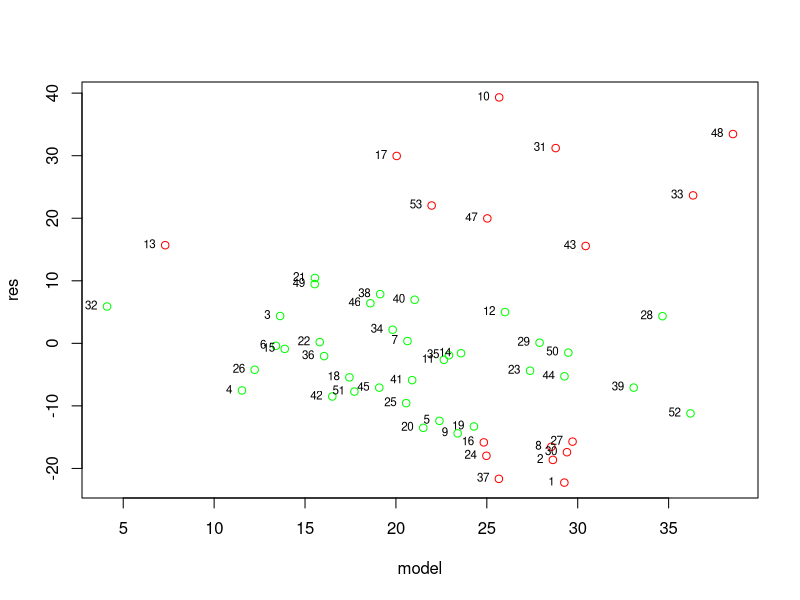
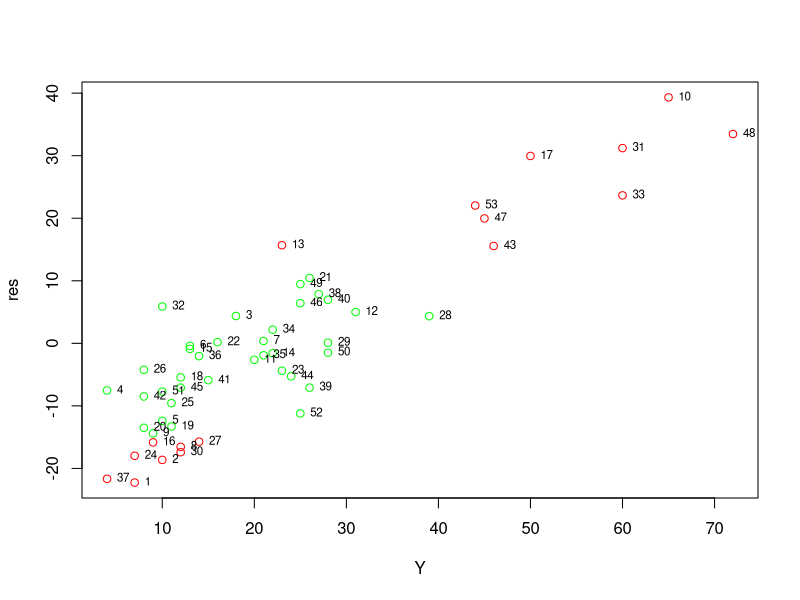

Recreate these plots in R, in order.
lekOrg = c(2.26,1.81,1.78,1.54,2.06,1.74,2.56,2.29,1.80,2.32,2.04,1.88,1.18,2.08,1.70,1.74,1.90,1.79,2.11,1.72,1.74,1.60,2.15,2.26,1.65,1.63,2.40,2.70,1.90,2.78,2.27,1.74,2.62,1.80,1.81,1.58,2.41,1.65,2.24,1.70,2.45,1.72,2.37,2.23,1.92,1.99,1.99,2.35,1.80,2.36,1.59,2.10,1.80) 
sbpOrg = c(66,52,72,67,69,71,88,68,59,73,68,58,61,68,69,55,67,67,68,59,68,63,65,72,58,69,70,73,56,83,67,84,68,64,60,62,76,60,60,59,84,66,68,65,69,72,63,56,70,69,60,51,61)
czasOrg = c(7,10,18,4,10,13,21,12,9,65,20,31,23,22,13,9,50,12,11,8,26,16,23,7,11,8,14,39,28,12,60,10,60,22,21,14,4,27,26,28,15,8,46,24,12,25,45,72,25,28,10,25,44)

file= read.table("data.csv")
#data <- file[-c(10,17,31,48,33,53,13,47,43,1,37,24,2,30,8,27,16),]
#data <- file[-c(10,17,13,32,39,52),]
data <-file
lek = data[,1]
sbp = data[,2]
czas = data[,3]


X = cbind(1,lek,sbp)
Y = czas
xtx = t(X)%*%X
A = solve(xtx)%*%t(X)%*%Y
model =A[1]+ A[2]*lek + A[3]*sbp

wariancja = sum((czas-model)^2)/(NROW(model)-2-1)
odchylenie = sqrt(wariancja)

SSR = t(model-mean(Y))%*%(model-mean(Y))
SSE = (Y - model)%*%(Y-model)
SST = t(Y-mean(Y))%*%(Y-mean(Y))
R2 = SSR/SST
R2a = 1-((1-R2)*(NROW(model)-1)/(NROW(model)-2-1))

res = Y-model;
sum_res = sum(res)
mean_res = mean(res)

f = (SSR/2)/(SSE/(NROW(model)-2-1))



naglowek = c('A0', 'A lek', 'A sbp', 'SSR', 'SSE', 'SST', 'R2','R2a',  'sum res', 'avg res', 'wariancja', 'odchylenie', 'F')
wyniki = c(A[1], A[2], A[3], SSR, SSE, SST, R2, R2a,sum_res, mean_res, wariancja, odchylenie, f )
write.table(cbind(naglowek, wyniki),"",row.names = F)

plot(model,res, col = ifelse(abs(res) >(1*odchylenie),'red','green'))
text(model,res, labels=1:NROW(res),cex= 0.7, pos=2)


plot(Y,res, col = ifelse(abs(res) >(1*odchylenie),'red','green'))
text(Y,res, labels=1:NROW(res),cex= 0.7, pos=4)
